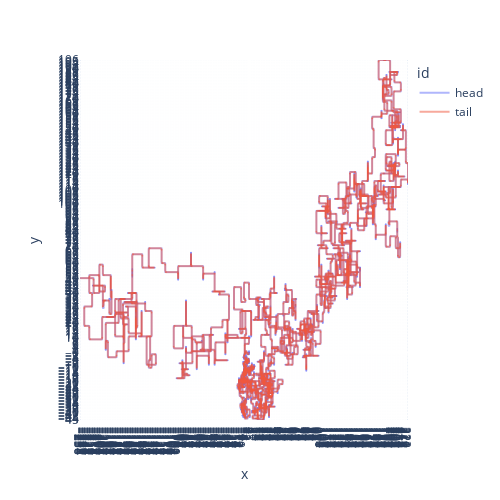

Notebook code for this chart:
### Code cell
#fig = px.scatter(df, x="x", y="y", animation_frame="time", animation_group="id",range_x=[min(df['x']), max(df['x'])], range_y=[min(df['y']),max(df['y'])], color="id", width=500, height= 500)
fig2 = px.line(df, x="x", y="y",range_x=[min(df['x']), max(df['x'])], range_y=[min(df['y']),max(df['y'])], color="id", width=500, height= 500)
fig2.update_traces(opacity=0.5)
fig2.update_layout(
    xaxis = dict(
        tickmode = 'linear',
        tick0 = -10,
        dtick = 1
    ),
    yaxis = dict(
        tickmode = 'linear',
        tick0 = -10,
        dtick = 1
    )
)
fig2

### Figure 1 — Plotly figure (JSON) as saved in the notebook; plotly's stock layout.template omitted (floating-point values rounded to 4 significant figures; data arrays with more than 128 entries replaced by an {"elided": "..."} marker saying what was removed)
{"data": [{"hovertemplate": "id=head<br>x=%{x}<br>y=%{y}<extra></extra>", "legendgroup": "head", "line": {"color": "#636efa", "dash": "solid"}, "marker": {"symbol": "circle"}, "mode": "lines", "name": "head", "opacity": 0.5, "showlegend": true, "type": "scattergl", "x": {"elided": "11711 int values"}, "xaxis": "x", "y": {"elided": "11711 int values"}, "yaxis": "y"}, {"hovertemplate": "id=tail<br>x=%{x}<br>y=%{y}<extra></extra>", "legendgroup": "tail", "line": {"color": "#EF553B", "dash": "solid"}, "marker": {"symbol": "circle"}, "mode": "lines", "name": "tail", "opacity": 0.5, "showlegend": true, "type": "scattergl", "x": {"elided": "11711 int values"}, "xaxis": "x", "y": {"elided": "11711 int values"}, "yaxis": "y"}], "layout": {"height": 500, "legend": {"title": {"text": "id"}, "tracegroupgap": 0}, "margin": {"t": 60}, "width": 500, "xaxis": {"anchor": "y", "domain": [0, 1], "dtick": 1, "range": [-236, 222], "tick0": -10, "tickmode": "linear", "title": {"text": "x"}}, "yaxis": {"anchor": "x", "domain": [0, 1], "dtick": 1, "range": [-45, 196], "tick0": -10, "tickmode": "linear", "title": {"text": "y"}}}}
